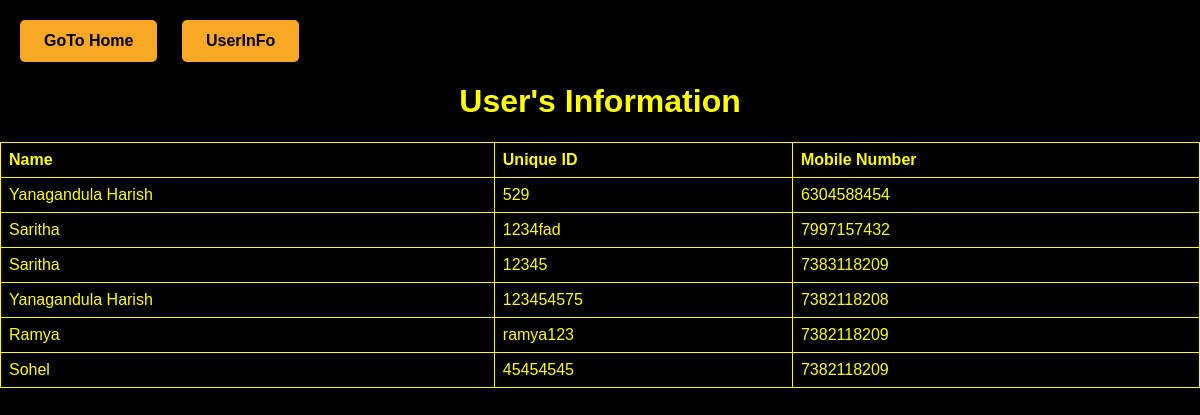
Page /user_info/ on the committed database.
### htmlwebsite/models.py (models this page shows, shortened)
class EndUser(models.Model):
    name = models.CharField(max_length=100, verbose_name='Name')
    unique_id = models.CharField(max_length=50, verbose_name='Unique ID', unique=True)
    mobile = models.CharField(max_length=15, verbose_name='Mobile Number')

### htmlwebsite/views.py (the view)
# urls.py: path('user_info/', views.user_info, name='user_info'),
def user_info(request):
    end_users = EndUser.objects.all()  # Retrieve all end users from the database
    return render(request, 'htmlwebsite/user_info.html', {'end_users': end_users})

### htmlwebsite/templates/htmlwebsite/user_info.html (shortened to what this page needs)
<!DOCTYPE html>
<html lang="en">
  <head>
  </head>
  <body>
    <div class="header">
      <div class="quick-links">
        <a href="{% url 'htmlwebsite:home' %}" id="signup-link">GoTo Home</a>
        <a href="{% url 'htmlwebsite:user_info' %}">UserInFo</a>
      </div>
    <h1>User's Information</h1>
    <table>
      <thead>
        <tr>
          <th>Name</th>
          <th>Unique ID</th>
          <th>Mobile Number</th>
        </tr>
      </thead>
      <tbody>
        {% for user in end_users %}
        <tr>
          <td>{{ user.name }}</td>
          <td>{{ user.unique_id }}</td>
          <td>{{ user.mobile }}</td>
        </tr>
        {% endfor %}
      </tbody>
    </table>
  </body>
</html>

### htmlwebsite/templates/htmlwebsite/user_info.html (style rules this page uses)
body { font-family: Arial, sans-serif; background-color: black; color: yellow; margin: 0; padding: 0; position: relative; }
.header a { display: inline-block; padding: 12px 24px; margin-top: 20px; margin-left: 20px; background-color: #f9a825; color: #000000; font-weight: bold; text-decoration: none; border-radius: 5px; transition: background-color 0.3s ease-in-out; box-shadow: 0 2px 4px rgba(0, 0, 0, 0.2); }
h1 { text-align: center; }
a { font-size: 16px; font-weight: bold; color: yellow; text-decoration: none; }
table { width: 100%; border-collapse: collapse; border: 2px solid ffd54f; }
th, td { border: 1px solid yellow; padding: 8px; text-align: left; }
th { background-color: #000; }

### rows in the picture
EndUser: name "Yanagandula Harish", unique_id "529", mobile "6304588454"
EndUser: name "Saritha", unique_id "1234fad", mobile "7997157432"
EndUser: name "Saritha", unique_id "12345", mobile "7383118209"
EndUser: name "Yanagandula Harish", unique_id "123454575", mobile "7382118208"
EndUser: name "Ramya", unique_id "ramya123", mobile "7382118209"
EndUser: name "Sohel", unique_id "45454545", mobile "7382118209"
